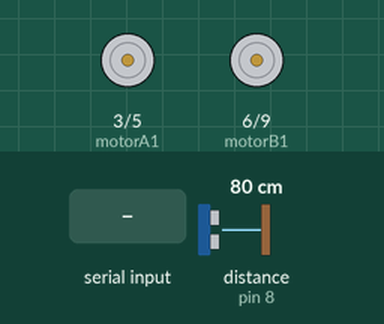
Bench run of a sketch on a simulated Arduino Uno, built with avr-gcc and run on an emulated ATmega328P. On the bench: motor-driver pin pairs drawn as motors (green arrow = first pin HIGH = forward, orange = second pin HIGH = backward, longer = more drive). Inputs (shaded band) come from the test bench; at power-on: distance to the obstacle (sensor on pin 8) 80 cm. The echo pulse lasts 58.3 µs per cm.

Above: at 1.2 s.
1.3 s: "W" received over the second serial link
At 2.0 s:
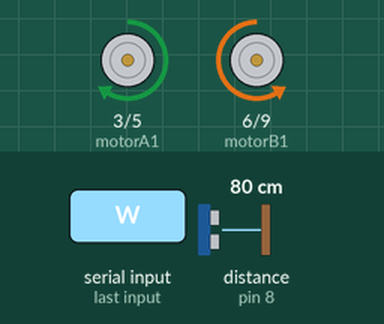
2.9 s: distance to the obstacle (sensor on pin 8) set to 34 cm
4.4 s: distance to the obstacle (sensor on pin 8) set to 27 cm
At 5.6 s:
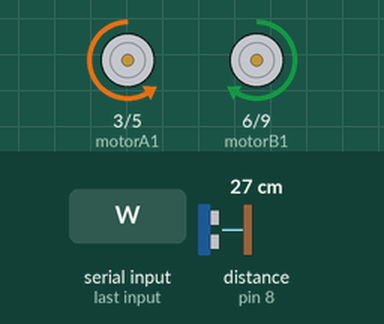
At 6.5 s:
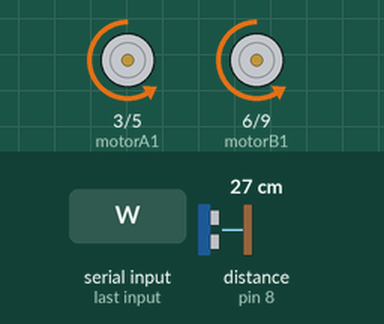
Timing chart, 0 to 13.4 s (numbered marks = the images above; inputs shaded):
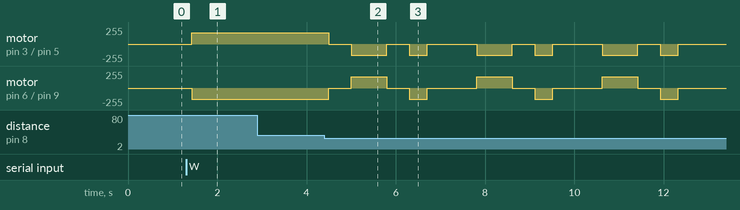

The sketch:

Codigo-Carro.ino
```cpp
/*---------------------------------------------------------------
Com as ligações feitas dos motores com a ponte H, teremos:
Vendo o chassi com uma vista superior (com a frente do carro para cima), temos o
motor A no lado direito  e   o motor B no lado esquerdo.

         frente    ré                       frente     ré
motorA1    1       0              motorB1      0       1
motorA2    0       1              motorB2      1       0

------------------------------------------------------------------*/


#include "SoftwareSerial.h"
#include <Ultrasonic.h>

char caracter = 'S';
//começar parado, já que vai começar no modo manual
SoftwareSerial blu(12, 13); //TX,RX (do bluetooth)

const int motorA1 = 3,
          motorA2 = 5,
          motorB1 = 6,
          motorB2 = 9;
int vel = 150;
int modo = 0;      //começar no modo manual

long microsec = 0;
float distanciaCM = 0;

Ultrasonic ultra(7, 8);
//o 7 é o trigger. O 8 é o echo

void modoAutomatico();
void modoManual();

void andar_frente();
void andar_atras();
void andar_direita();
void andar_esquerda();
void parar();

void setup() {

  blu.begin(9600);
  pinMode(motorA1, OUTPUT);
  pinMode(motorA2, OUTPUT);
  pinMode(motorB1, OUTPUT);
  pinMode(motorB2, OUTPUT);

}

void loop() {

  if (blu.available() > 0) {
  delay(10);//delay para deixar estável
  caracter = blu.read();
  }

 if(modo == 0){
 //quando modo==0, modo manual.
 //Quando modo==1, automatico

  if(caracter == 'W') modo=1;

  modoManual();

  delay(100);  //quem sabe...dá uma estabilidade
 }
 else {
  modoAutomatico();

  if(caracter =='w'){
    modo=0;
    parar();
  }

  delay(100);  //quem sabe...dá uma estabilidade
 }
}

void andar_frente(){
    analogWrite(motorA1, vel);
    analogWrite(motorA2, 0);
    analogWrite(motorB1, 0);
    analogWrite(motorB2, vel);
}

void andar_atras(){
    analogWrite(motorA1, 0);
    analogWrite(motorA2, vel);
    analogWrite(motorB1, vel);
    analogWrite(motorB2, 0);
}

void andar_direita(){
    analogWrite(motorA1, 0);
    analogWrite(motorA2, vel);
    analogWrite(motorB1, 0);
    analogWrite(motorB2, vel);
}

void andar_esquerda(){
    analogWrite(motorA1, vel);
    analogWrite(motorA2, 0);
    analogWrite(motorB1, vel);
    analogWrite(motorB2, 0);
}

void parar(){
    analogWrite(motorA1, 0);
    analogWrite(motorA2, 0);
    analogWrite(motorB1, 0);
    analogWrite(motorB2, 0);
}


void modoManual(){
  if (caracter == 'F') {

    microsec = ultra.timing();   //lendo o sensor
    delay(10);          //para estabilidade
    distanciaCM = ultra.convert(microsec, Ultrasonic::CM);

    if (distanciaCM >30) andar_frente();
    else parar();
  }
  if (caracter == 'B')  andar_atras();
  if (caracter == 'R')  andar_direita();
  if (caracter == 'L')  andar_esquerda();
  if (caracter == 'S')  parar();


  if(caracter == '1') vel = 160;
  if(caracter == '2') vel = 170;
  if(caracter == '3') vel = 180;
  if(caracter == '4') vel = 190;
  if(caracter == '5') vel = 200;
  if(caracter == '6') vel = 210;
  if(caracter == '7') vel = 220;
  if(caracter == '8') vel = 230;
  if(caracter == '9') vel = 240;
  if(caracter == 'q') vel = 250;
}


void modoAutomatico(){
  vel=170;

  microsec = ultra.timing();  //lendo o sensor
  delay(10);        //para estabilidade
  distanciaCM = ultra.convert(microsec, Ultrasonic::CM);

  if (distanciaCM >30) andar_frente();
  else {
    parar(); delay(500);
    andar_atras(); delay(800);
    parar(); delay(500);
    andar_direita(); delay(400);
    parar(); delay(500);
  }

}
```

Measured:
- the behaviour switches between 31 and 30 cm on distance to the obstacle (sensor on pin 8) (found by bisection; images 1 and 2)
- after the input at 1.3 s, motor on pin 3 (motorA1) / pin 5 (motorA2): stopped → forward 170/255 after 0.13 s; motor on pin 6 (motorB1) / pin 9 (motorB2): stopped → backward 170/255 after 0.13 s
- after the input at 2.9 s, every drawn part: stays the same
